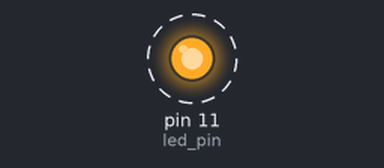
A program run on a simulated Raspberry Pi (header pin numbers). Shown: output pins drawn as LEDs (lit = HIGH). Dashed ring = blinking.

Above: at 0.5 s.
Timing chart, 0 to 4.6 s (numbered marks = the images above):
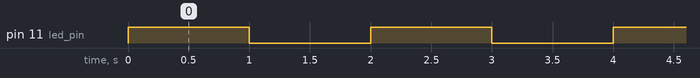

Measured:
- by itself, pin 11 (led_pin): alternates HIGH for 1.0 s and LOW for 1.0 s

The program:

blinking_of_led.py
```python
import RPi.GPIO as GPIO
import time

GPIO.setmode(GPIO.BOARD)
led_pin = 11
GPIO.setup(led_pin, GPIO.OUT)

try:
    while True:
        GPIO.output(led_pin, GPIO.HIGH)
        time.sleep(1)
        GPIO.output(led_pin, GPIO.LOW)
        time.sleep(1)
except KeyboardInterrupt:
    GPIO.cleanup()
```
